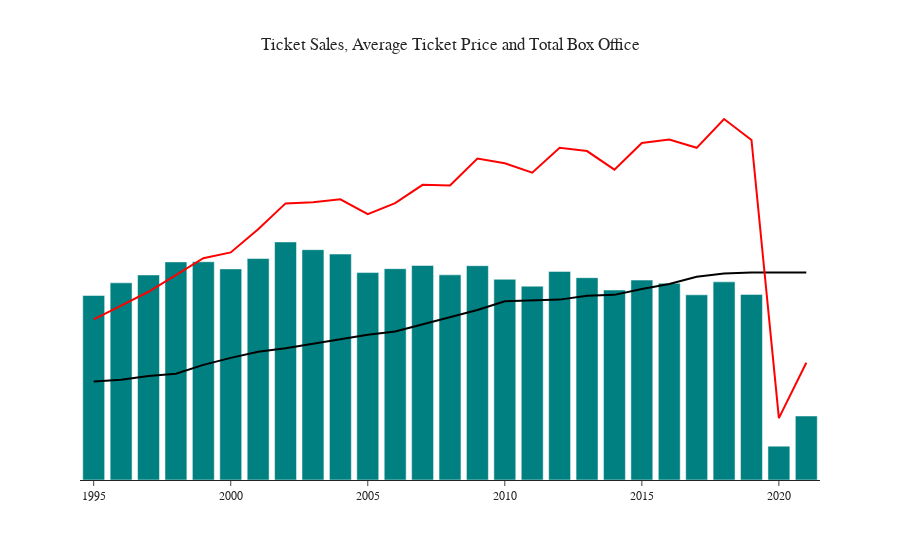

Here is the notebook cell this chart was saved with:
### Code cell
fig1 = px.bar(annual_ticket_sales,
            x="YEAR",
            y="TICKETS SOLD",
            # hover_name="TS",
            custom_data=["TS"],
            color_discrete_sequence=["Teal"])

fig1.update_traces(hovertemplate="<br>".join(["<b>%{customdata[0]}<b>"]))

fig2 = px.line(annual_ticket_sales,
            x="YEAR",
            y="avg_upscaled",
            # hover_name="Average_Ticket_Price",
            custom_data=["Average_Ticket_Price"],
            color_discrete_sequence=["Black"])

fig2.update_traces(hovertemplate="<br>".join(["<b>%{customdata[0]}<b>"]))

# fig2.update_yaxes(tickprefix="$", showgrid=True)

fig3 = px.line(annual_ticket_sales,
            x="YEAR",
            y="box_downscaled",
            # hover_name="TBO",
            custom_data=["TBO"],
            color_discrete_sequence=["Red"])

fig3.update_traces(hovertemplate="<br>".join(["<b>%{customdata[0]}<b>"]))

fig = go.Figure(data=fig1.data + fig2.data + fig3.data)

fig.update_yaxes(visible=False)

fig.update_layout(hovermode="x unified", template="simple_white", title="Ticket Sales, Average Ticket Price and Total Box Office")
fig.update_layout(title_x=0.5,
    font_family="Rockwell",
    legend=dict(
        title=None, orientation="h", y=1, yanchor="bottom", x=0.5, xanchor="center"
    )
)

# fig.add_annotation(text="COVID-19", x="2020", y=annual_ticket_sales["TICKETS SOLD"].iloc[1],font_size=15, showarrow=False,bordercolor="red",bgcolor="white")

fig.show()

### Figure 1 — Plotly figure (JSON) as saved in the notebook; plotly's stock layout.template omitted (floating-point values rounded to 4 significant figures)
{"data": [{"alignmentgroup": "True", "customdata": [["Tickets Sold: 423 Million"], ["Tickets Sold: 223 Million"], ["Tickets Sold: 1.2 Billion"], ["Tickets Sold: 1.3 Billion"], ["Tickets Sold: 1.2 Billion"], ["Tickets Sold: 1.3 Billion"], ["Tickets Sold: 1.3 Billion"], ["Tickets Sold: 1.2 Billion"], ["Tickets Sold: 1.3 Billion"], ["Tickets Sold: 1.3 Billion"], ["Tickets Sold: 1.2 Billion"], ["Tickets Sold: 1.3 Billion"], ["Tickets Sold: 1.4 Billion"], ["Tickets Sold: 1.3 Billion"], ["Tickets Sold: 1.4 Billion"], ["Tickets Sold: 1.3 Billion"], ["Tickets Sold: 1.3 Billion"], ["Tickets Sold: 1.4 Billion"], ["Tickets Sold: 1.5 Billion"], ["Tickets Sold: 1.5 Billion"], ["Tickets Sold: 1.4 Billion"], ["Tickets Sold: 1.3 Billion"], ["Tickets Sold: 1.4 Billion"], ["Tickets Sold: 1.4 Billion"], ["Tickets Sold: 1.3 Billion"], ["Tickets Sold: 1.3 Billion"], ["Tickets Sold: 1.2 Billion"]], "hovertemplate": "<b>%{customdata[0]}<b>", "legendgroup": "", "marker": {"color": "Teal", "pattern": {"shape": ""}}, "name": "", "offsetgroup": "", "orientation": "v", "showlegend": false, "textposition": "auto", "type": "bar", "x": [2021, 2020, 2019, 2018, 2017, 2016, 2015, 2014, 2013, 2012, 2011, 2010, 2009, 2008, 2007, 2006, 2005, 2004, 2003, 2002, 2001, 2000, 1999, 1998, 1997, 1996, 1995], "xaxis": "x", "y": [423774881, 223638958, 1228541629, 1311536128, 1225639761, 1302556378, 1323356776, 1257402920, 1339168926, 1380921942, 1282915168, 1328549021, 1418567388, 1358042073, 1420036680, 1398738283, 1372980280, 1495651298, 1524589620, 1575756527, 1465874205, 1397460079, 1444664086, 1443832471, 1357349648, 1305221290, 1221705907], "yaxis": "y"}, {"customdata": [["Average Ticket Price: $9.15"], ["Average Ticket Price: $9.15"], ["Average Ticket Price: $9.15"], ["Average Ticket Price: $9.10"], ["Average Ticket Price: $8.97"], ["Average Ticket Price: $8.64"], ["Average Ticket Price: $8.43"], ["Average Ticket Price: $8.17"], ["Average Ticket Price: $8.13"], ["Average Ticket Price: $7.96"], ["Average Ticket Price: $7.92"], ["Average Ticket Price: $7.88"], ["Average Ticket Price: $7.5"], ["Average Ticket Price: $7.17"], ["Average Ticket Price: $6.88"], ["Average Ticket Price: $6.55"], ["Average Ticket Price: $6.40"], ["Average Ticket Price: $6.21"], ["Average Ticket Price: $6.03"], ["Average Ticket Price: $5.80"], ["Average Ticket Price: $5.65"], ["Average Ticket Price: $5.38"], ["Average Ticket Price: $5.07"], ["Average Ticket Price: $4.69"], ["Average Ticket Price: $4.59"], ["Average Ticket Price: $4.42"], ["Average Ticket Price: $4.34"]], "hovertemplate": "<b>%{customdata[0]}<b>", "legendgroup": "", "line": {"color": "Black", "dash": "solid"}, "marker": {"symbol": "circle"}, "mode": "lines", "name": "", "orientation": "v", "showlegend": false, "type": "scatter", "x": [2021, 2020, 2019, 2018, 2017, 2016, 2015, 2014, 2013, 2012, 2011, 2010, 2009, 2008, 2007, 2006, 2005, 2004, 2003, 2002, 2001, 2000, 1999, 1998, 1997, 1996, 1995], "xaxis": "x", "y": [1374000000.0, 1374000000.0, 1374000000.0, 1366000000.0, 1346000000.0, 1297000000.0, 1265000000.0, 1226000000.0, 1220000000.0, 1194000000.0, 1189000000.0, 1183000000.0, 1125000000, 1077000000.0, 1032000000.0, 982500000.0, 961500000.0, 931500000.0, 904500000.0, 871500000.0, 849000000.0, 808500000.0, 762000000.0, 703500000.0, 688500000.0, 663000000.0, 652500000.0], "yaxis": "y"}, {"customdata": [["Total Box Office: 3.8 Billion"], ["Total Box Office: 2.0 Billion"], ["Total Box Office: 11.2 Billion"], ["Total Box Office: 11.9 Billion"], ["Total Box Office: 10.9 Billion"], ["Total Box Office: 11.2 Billion"], ["Total Box Office: 11.1 Billion"], ["Total Box Office: 10.2 Billion"], ["Total Box Office: 10.8 Billion"], ["Total Box Office: 10.9 Billion"], ["Total Box Office: 10.1 Billion"], ["Total Box Office: 10.4 Billion"], ["Total Box Office: 10.6 Billion"], ["Total Box Office: 9.7 Billion"], ["Total Box Office: 9.7 Billion"], ["Total Box Office: 9.1 Billion"], ["Total Box Office: 8.8 Billion"], ["Total Box Office: 9.2 Billion"], ["Total Box Office: 9.1 Billion"], ["Total Box Office: 9.1 Billion"], ["Total Box Office: 8.2 Billion"], ["Total Box Office: 7.5 Billion"], ["Total Box Office: 7.3 Billion"], ["Total Box Office: 6.7 Billion"], ["Total Box Office: 6.2 Billion"], ["Total Box Office: 5.7 Billion"], ["Total Box Office: 5.3 Billion"]], "hovertemplate": "<b>%{customdata[0]}<b>", "legendgroup": "", "line": {"color": "Red", "dash": "solid"}, "marker": {"symbol": "circle"}, "mode": "lines", "name": "", "orientation": "v", "showlegend": false, "type": "scatter", "x": [2021, 2020, 2019, 2018, 2017, 2016, 2015, 2014, 2013, 2012, 2011, 2010, 2009, 2008, 2007, 2006, 2005, 2004, 2003, 2002, 2001, 2000, 1999, 1998, 1997, 1996, 1995], "xaxis": "x", "y": [776400000.0, 409700000.0, 2250688791, 2389619330, 2198798292, 2253000000.0, 2231000000.0, 2055000000.0, 2177000000.0, 2198000000.0, 2035000000.0, 2096450805, 2128000000.0, 1950000000.0, 1954000000.0, 1832000000.0, 1760000000.0, 1858000000.0, 1839000000.0, 1831029443, 1659000000.0, 1506000000.0, 1468000000.0, 1354000000.0, 1246047154, 1154000000.0, 1062884278], "yaxis": "y"}], "layout": {"font": {"family": "Rockwell"}, "hovermode": "x unified", "legend": {"orientation": "h", "title": {}, "x": 0.5, "xanchor": "center", "y": 1, "yanchor": "bottom"}, "title": {"text": "Ticket Sales, Average Ticket Price and Total Box Office", "x": 0.5}, "yaxis": {"visible": false}}}
